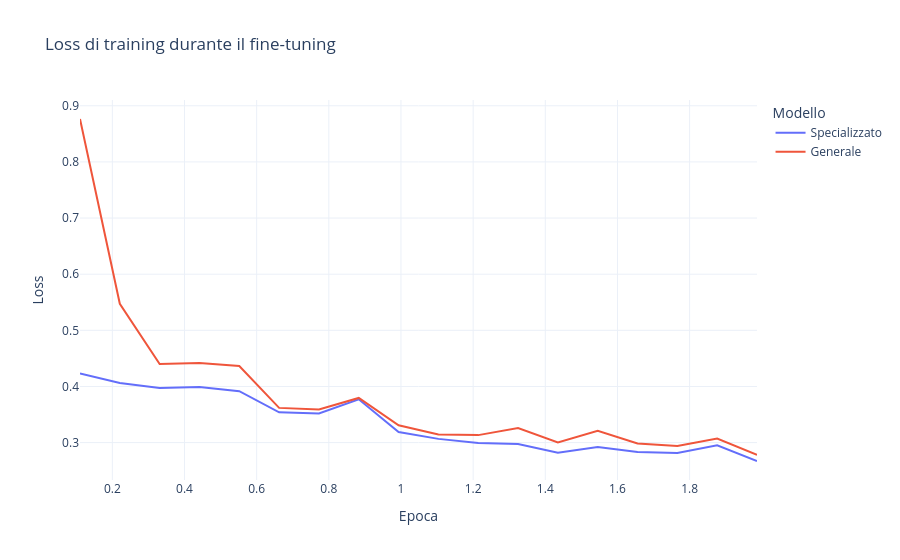

Source (notebook cell):
### Markdown cell above
La **loss** (l'errore che l'addestramento minimizza) sul training, ogni 50 passi, e la macro-F1 sulla validazione a fine epoca.

### Code cell
curves = pd.concat([pd.DataFrame(h["storia"]).assign(Modello=k) for k, h in histories.items()])
fig = px.line(curves.dropna(subset=["loss"]), x="epoch", y="loss", color="Modello",
              title="Loss di training durante il fine-tuning", labels={"epoch": "Epoca", "loss": "Loss"})
fig.show()
curves.dropna(subset=["eval_macro_f1"]).pivot(index="epoch", columns="Modello", values="eval_macro_f1").round(3)

### Figure 1 — Plotly figure (JSON) as saved in the notebook; plotly's stock layout.template omitted (floating-point values rounded to 4 significant figures)
{"data": [{"hovertemplate": "Modello=Specializzato<br>Epoca=%{x}<br>Loss=%{y}<extra></extra>", "legendgroup": "Specializzato", "line": {"color": "#636efa", "dash": "solid"}, "marker": {"symbol": "circle"}, "mode": "lines", "name": "Specializzato", "orientation": "v", "showlegend": true, "type": "scatter", "x": [0.1104, 0.2208, 0.3311, 0.4415, 0.5519, 0.6623, 0.7726, 0.883, 0.9934, 1.104, 1.214, 1.325, 1.435, 1.545, 1.656, 1.766, 1.876, 1.987], "xaxis": "x", "y": [0.4233, 0.4061, 0.3974, 0.3991, 0.3916, 0.354, 0.3519, 0.3772, 0.3189, 0.3066, 0.2994, 0.2976, 0.2821, 0.292, 0.2835, 0.2815, 0.2952, 0.2672], "yaxis": "y"}, {"hovertemplate": "Modello=Generale<br>Epoca=%{x}<br>Loss=%{y}<extra></extra>", "legendgroup": "Generale", "line": {"color": "#EF553B", "dash": "solid"}, "marker": {"symbol": "circle"}, "mode": "lines", "name": "Generale", "orientation": "v", "showlegend": true, "type": "scatter", "x": [0.1104, 0.2208, 0.3311, 0.4415, 0.5519, 0.6623, 0.7726, 0.883, 0.9934, 1.104, 1.214, 1.325, 1.435, 1.545, 1.656, 1.766, 1.876, 1.987], "xaxis": "x", "y": [0.8765, 0.5473, 0.4398, 0.4418, 0.4364, 0.3619, 0.3588, 0.3796, 0.3308, 0.3146, 0.3133, 0.3261, 0.3005, 0.321, 0.2985, 0.2938, 0.3073, 0.2781], "yaxis": "y"}], "layout": {"legend": {"title": {"text": "Modello"}, "tracegroupgap": 0}, "title": {"text": "Loss di training durante il fine-tuning"}, "xaxis": {"anchor": "y", "domain": [0.0, 1.0], "title": {"text": "Epoca"}}, "yaxis": {"anchor": "x", "domain": [0.0, 1.0], "title": {"text": "Loss"}}}}
